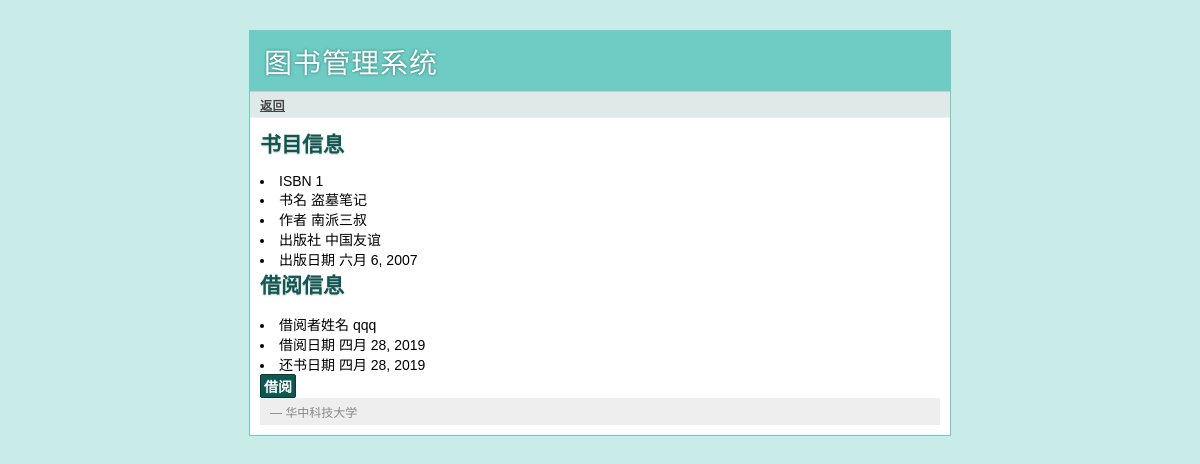
Page /reader_book/1/ (signed in) on the earlier database version.
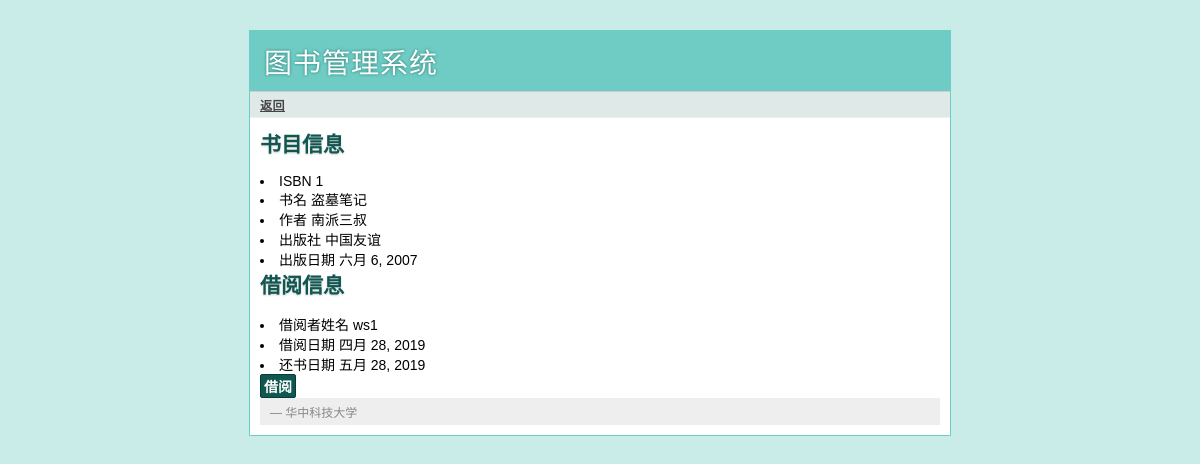
Same page on the later database version.
### mybooklibrary/models.py (models this page shows, shortened)
class Books(models.Model):
    title = models.CharField(max_length=20)
    author = models.CharField(max_length=20)
    publish_com = models.CharField(max_length=50)
    publish_date = models.DateField()

class Historys(models.Model):
    date_borrow = models.DateField()
    date_return = models.DateField()
    status = models.BooleanField()
    user = models.ForeignKey('Users', on_delete=models.CASCADE)
    book = models.ForeignKey('Books', on_delete=models.CASCADE)

class Users(models.Model):
    username = models.CharField(max_length=20)
    pwd = models.CharField(max_length=100)
    college = models.CharField(max_length=50)
    num = models.IntegerField()
    email = models.EmailField()

### mybooklibrary/views.py (the view, shortened to what this page needs)
# urls.py: url(r'^reader_book/(\d+)/$', views.reader_book, name='reader_book'),
def reader_book(request, bookid):
    error = None
    username = request.session.get("username")
    user = Users.objects.get(username=username)
    book = Books.objects.get(pk=bookid)
    historys = book.historys_set.all()
    current_time = time.strftime('%Y-%m-%d', time.localtime(time.time()))
    return_time = time.strftime('%Y-%m-%d', time.localtime(time.time() + 2600000))
    return render(request, 'mybooklibrary/reader_book.html', {'book': book, 'historys': historys, "error": error})

### templates/mybooklibrary/reader_book.html (shortened to what this page needs)
{% extends "mybooklibrary/layout.html" %}
{% block link %}
	{% if book %}
	<a href="{% url 'mybooklibrary:reader' %}"> 返回 </a>
	{% endif %}
{% endblock %}
{% block body %}
	<h2> 书目信息 </h2>
	{% if book %}
	<li> ISBN            	{{book.id}} </li>
	<li> 书名        		{{book.title}} </li>
	<li> 作者        		{{book.author}} </li>
	<li> 出版社     	{{book.publish_com}} </li>
	<li> 出版日期   	{{book.publish_date}} </li>
	{% endif %}
	<div >
	  <h2 > 借阅信息 </h2>
	  {% if historys  %}
		{% for history in historys %}
			{% if history.status is True %}
			  <li> 借阅者姓名 {{history.user.username}}</li>
			  <li> 借阅日期  {{history.date_borrow}}</li>
			  <li> 还书日期  {{history.date_return}}</li>
			{% endif %}
		{% endfor %}
	  {% else %}
	  <li> 无 </li>
	  {% endif %}
	  <form action="" method=post>
	    <div class=actions>
	      <input type=submit value="借阅">
	    </div>
	  </form>
{% endblock %}

### templates/mybooklibrary/layout.html (shortened to what this page needs)
<!doctype html>
<link rel=stylesheet type=text/css href="/static/css/style.css">
<div class="page">
  <h1>图书管理系统</h1>
  <div class="navigation">
      {% block link %}
      {% endblock %}
  </div>
  <div class="body">
      {% block body %}
      {% endblock %}
   </div>
  <div class="footer">
     &mdash; 华中科技大学
  </div>
</div>

### static/css/style.css (style rules this page uses)
a { color: #26776F; }
input[type="submit"] { background: #105751; border: 1px solid #073B36; padding: 1px 3px; font-family: 'Trebuchet MS', sans-serif; font-size: 14px; font-weight: bold; -moz-border-radius: 2px; -webkit-border-radius: 2px; color: white; }
div.page { background: white; border: 1px solid #6ECCC4; width: 700px; margin: 30px auto; }
div.page h1 { background: #6ECCC4; margin: 0; padding: 10px 14px; color: white; letter-spacing: 1px; text-shadow: 0 0 3px #24776F; font-weight: normal; }
div.page div.navigation { background: #DEE9E8; padding: 4px 10px; border-top: 1px solid #ccc; border-bottom: 1px solid #eee; color: #888; font-size: 12px; letter-spacing: 0.5px; }
div.page div.navigation a { color: #444; font-weight: bold; }
div.page h2 { margin: 0 0 15px 0; color: #105751; text-shadow: 0 1px 2px #ccc; }
div.page div.body { padding: 10px; }
div.page div.footer { background: #eee; color: #888; padding: 5px 10px; font-size: 12px; }

Differences in the rows shown:
no longer on this page (row edited): Historys: user.username "qqq", date_borrow "四月 28, 2019", date_return "四月 28, 2019"
added Historys: user.username "ws1", date_borrow "四月 28, 2019", date_return "五月 28, 2019"
